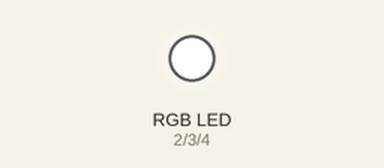
A sketch run on a simulated Arduino Uno, built with avr-gcc and run on an emulated ATmega328P. On the bench: an RGB LED mixed from three pins (HIGH = lit).

Above: at 0.5 s.
At 2.5 s:
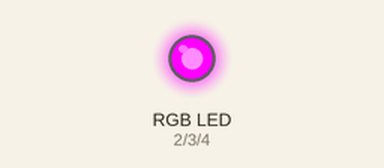
At 3.5 s:
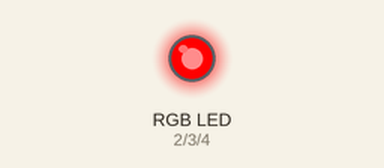
At 4.5 s:
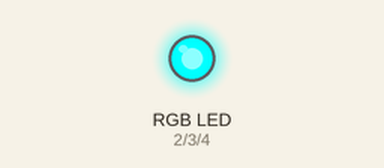
At 6.5 s:
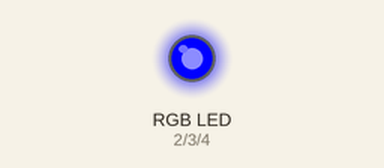
At 9.5 s:
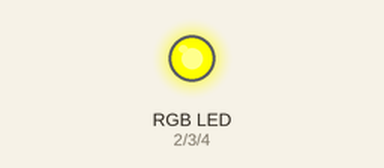
Timing chart, 0 to 10.4 s (numbered marks = the images above):
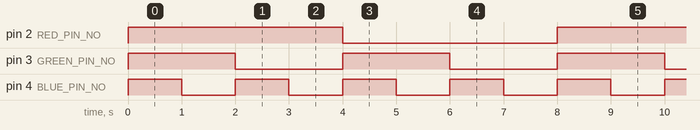

The sketch:

RGB_interface.ino
```cpp
#define RED_PIN_NO 2
#define GREEN_PIN_NO 3
#define BLUE_PIN_NO 4
enum COLOR_VAL{BLACK,BLUE,GREEN,CYAN,RED,MEG,YELLOW,WHITE};
void setup() {
  pinMode(RED_PIN_NO,OUTPUT);
  pinMode(GREEN_PIN_NO,OUTPUT);
  pinMode(BLUE_PIN_NO,OUTPUT);
//  Serial.begin(9600);
}
int color[8][3]{
// R G B
  {1,1,1},
  {1,1,0},
  {1,0,1},
  {1,0,0},
  {0,1,1},
  {0,1,0},
  {0,0,1},
  {0,0,0}
};
void displayCol(int line_no)
{

    digitalWrite(RED_PIN_NO,color[line_no][0]);
    digitalWrite(GREEN_PIN_NO,color[line_no][1]);
    digitalWrite(BLUE_PIN_NO,color[line_no][2]);
    delay(1000);
}

void loop() {

  for(int i = 0;i<=7;i++)
  {
    displayCol(i);
  }


}
```

Measured:
- by itself, pin 2 (RED_PIN_NO): alternates HIGH for 4.0 s and LOW for 4.0 s
- by itself, pin 3 (GREEN_PIN_NO): alternates HIGH for 2.0 s and LOW for 2.0 s
- by itself, pin 4 (BLUE_PIN_NO): alternates HIGH for 1.0 s and LOW for 1.0 s
